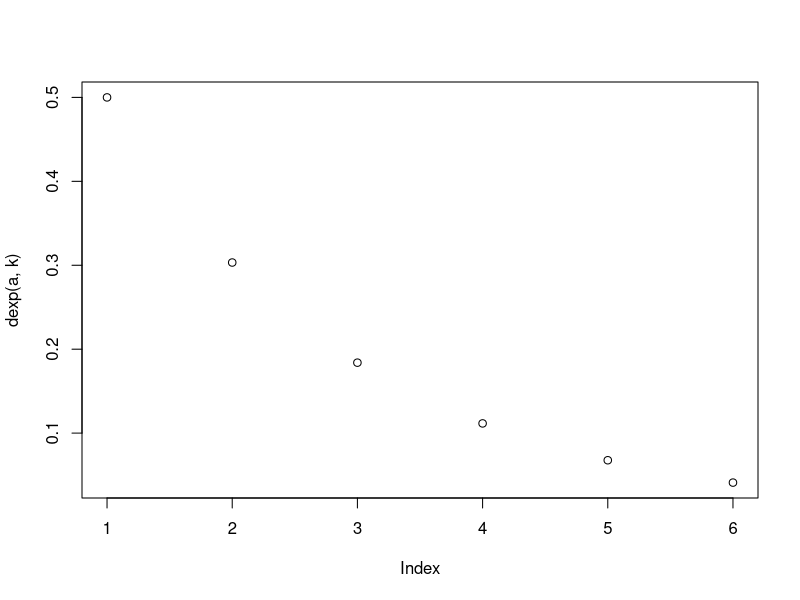
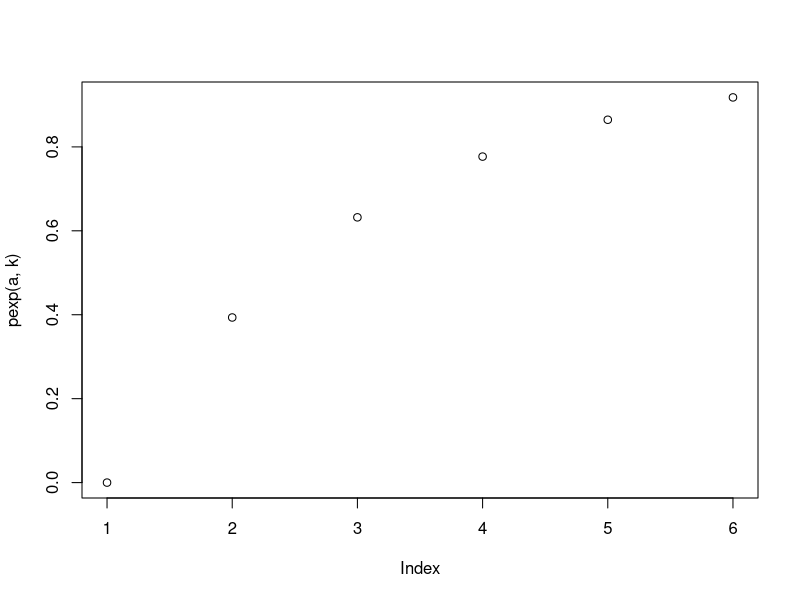
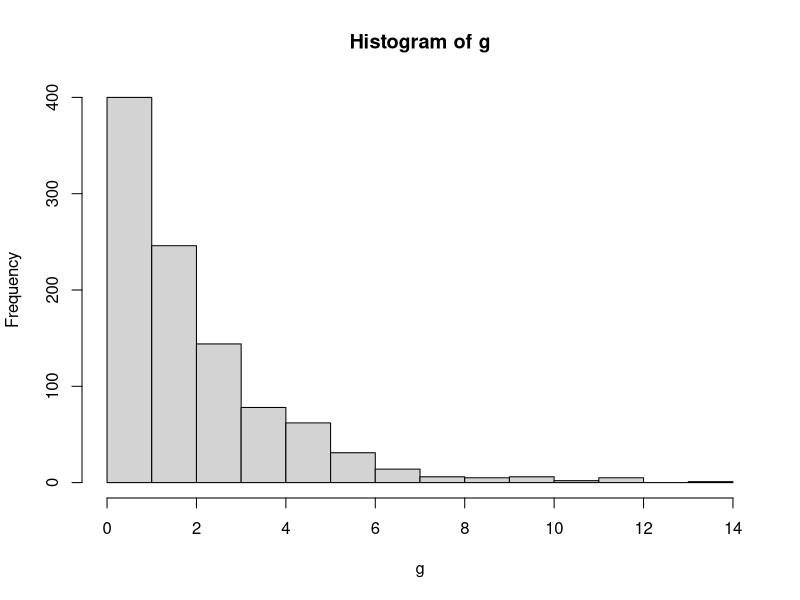
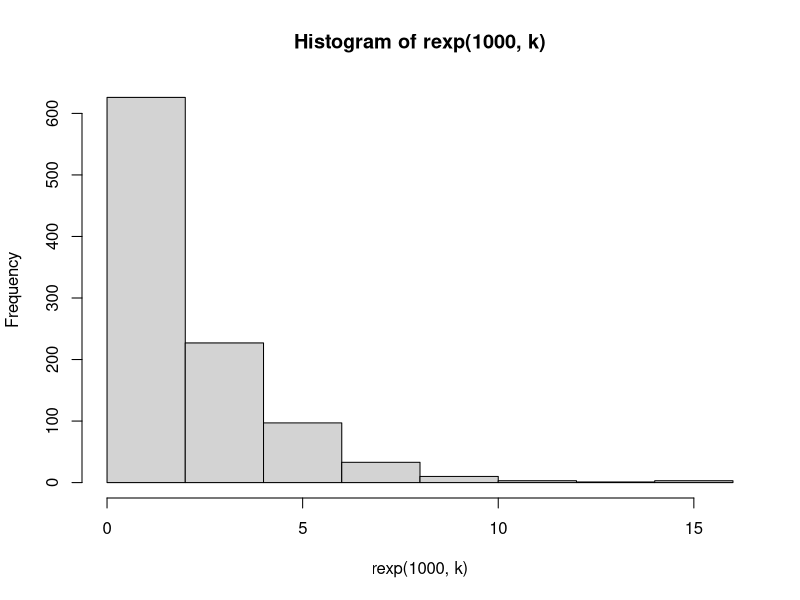

The R source for these figures, in order:
#Assignment 5
#some continuous distribution.
#Q1
total_min<- 60
1-punif(45,0,total_min)
punif(30,0,60)-punif(20,0,60)

#Q2
k=1/2
dexp(3,k)
a<- c(0:5)
plot(dexp(a,k)) #pdf
pexp(3,k)
plot(pexp(a,k)) #cdf
g<- rexp(1000,k)
hist(g)
hist(rexp(1000,k))

#Q3
1-pgamma(1,2,1/3)
qgamma(0.70,2,1/3,lower.tail = F)
